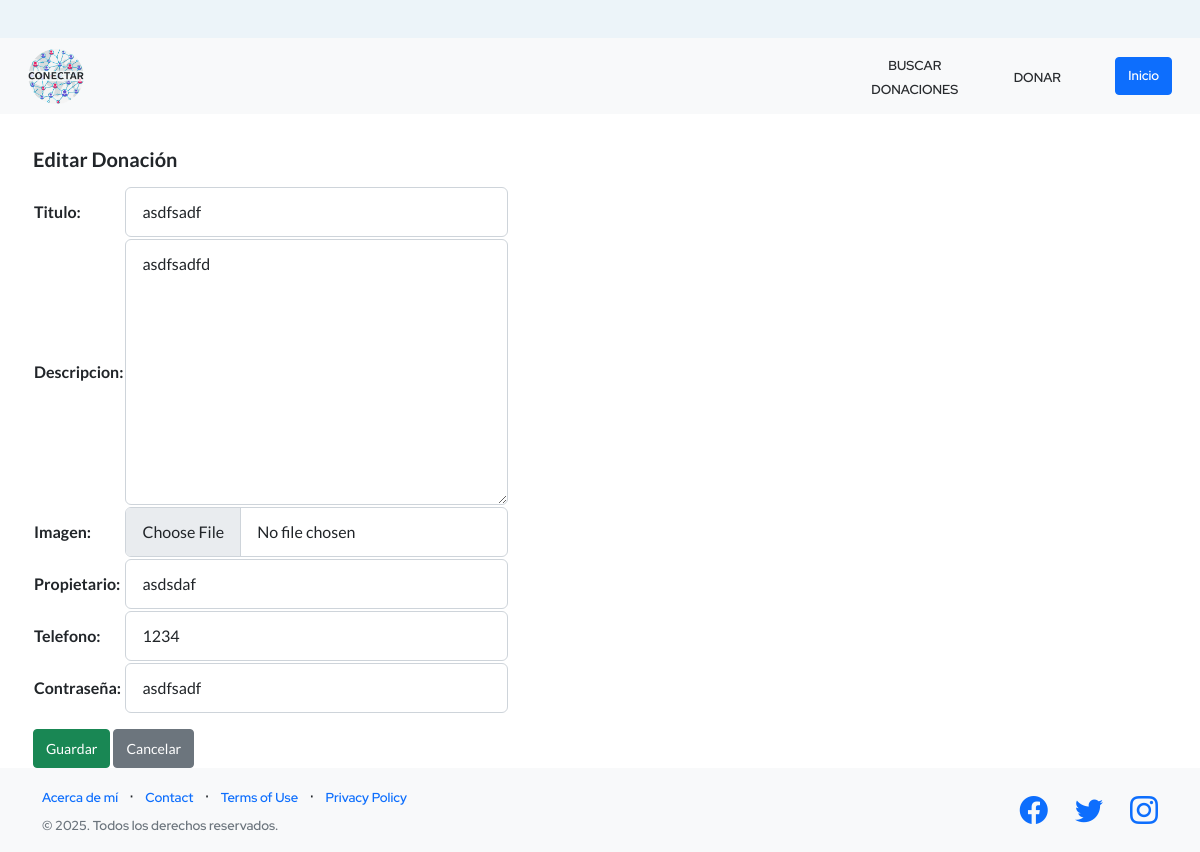
Page /editarDonacion/35 on the committed database.
### AppLigaDeFutbol/models.py (models this page shows)
class Donacion(models.Model):
    titulo = models.CharField(max_length=90, null=False, blank=False)
    descripcion = models.TextField(blank=True, null=True)
    imagen = models.ImageField(
        upload_to="assets/img/donaciones",
        null=True,
        blank=True,
    )
    propietario = models.CharField(max_length=90, null=False, blank=False)
    telefono = models.IntegerField(blank=False, null=False)
    contrasenia = models.CharField(
        max_length=50, null=False, blank=False, verbose_name="Contraseña"
    )

### AppLigaDeFutbol/views.py (the view)
class editar_donacion(UpdateView):
    model = Donacion
    form_class = DonacionFormulario
    success_url = reverse_lazy("ListaDonaciones")
    template_name = "crear_editar_donacion.html"

### AppLigaDeFutbol/forms.py
class DonacionFormulario(forms.ModelForm):
    class Meta:
        model = Donacion
        fields = [
            "titulo",
            "descripcion",
            "imagen",
            "propietario",
            "telefono",
            "contrasenia",
        ]
        widgets = {
            "titulo": forms.TextInput(attrs={"class": "form-control"}),
            "descripcion": forms.Textarea(attrs={"class": "form-control"}),
            "propietario": forms.TextInput(attrs={"class": "form-control"}),
            "telefono": forms.NumberInput(attrs={"class": "form-control"}),
            "contrasenia": forms.TextInput(
                attrs={
                    "class": "form-control",
                    "placeholder": "Se solicitará al intentar borrar o editar esta donación",
                }
            ),
            "imagen": CustomClearableFileInput(attrs={"class": "form-control"}),
        }

### AppLigaDeFutbol/templates/crear_editar_donacion.html (shortened to what this page needs)
{% extends 'inicio.html' %}
{% load static %}
{% block content %}
  <div class="divPrincipal">
    <h5 style="margin-bottom: 15px;">{% if donacion %} Editar Donación {% else %} Crear Donación {% endif %}</h5>
    <form method="post" enctype="multipart/form-data">
      <table>
        {{ form.as_table }}
      </table>
      <button class="btn btn-sm btn-success btn-guardar" type="submit">Guardar</button>
      <a class="btn btn-sm btn-secondary btn-guardar"
        {% if donacion %}
          href={% url 'JugadoresPlantilla' %}
        {% else %}
          href={% url 'Inicio' %}
        {% endif %}
      >Cancelar</a>
    </form>
  </div>
{% endblock %}

### rows in the picture
Donacion: titulo "asdfsadf", descripcion "asdfsadfd", propietario "asdsdaf", telefono "1234", contrasenia "asdfsadf"
